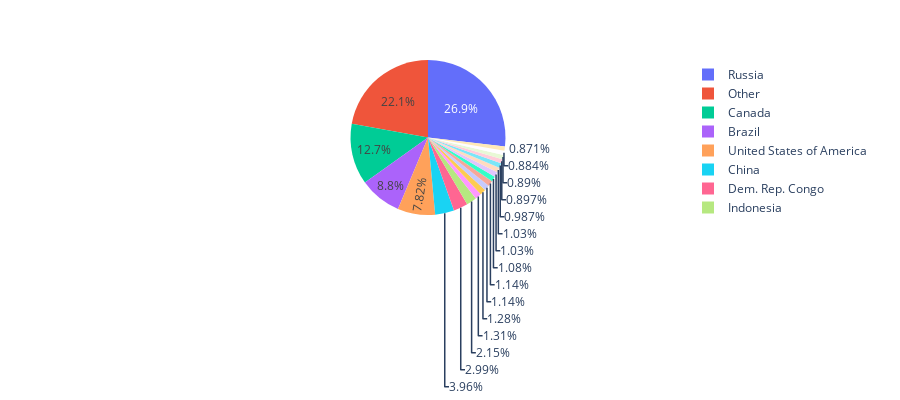

Notebook cell for this chart:
### Markdown cell above
Create a pie chart to visualize the forest area by country.

### Code cell
geemap.pie_chart(
    "forest_cover.csv", names="NAME", values="sum", max_rows=20, height=400
)

### Figure 1 — Plotly figure (JSON) as saved in the notebook; plotly's stock layout.template omitted (floating-point values rounded to 4 significant figures; data arrays with more than 128 entries replaced by an {"elided": "..."} marker saying what was removed)
{"data": [{"domain": {"x": [0, 1], "y": [0, 1]}, "hovertemplate": "NAME=%{label}<br>sum=%{value}<extra></extra>", "labels": {"elided": "176 str values"}, "legendgroup": "", "name": "", "showlegend": true, "type": "pie", "values": {"elided": "176 float values"}}], "layout": {"height": 400, "legend": {"tracegroupgap": 0}, "margin": {"t": 60}}}
